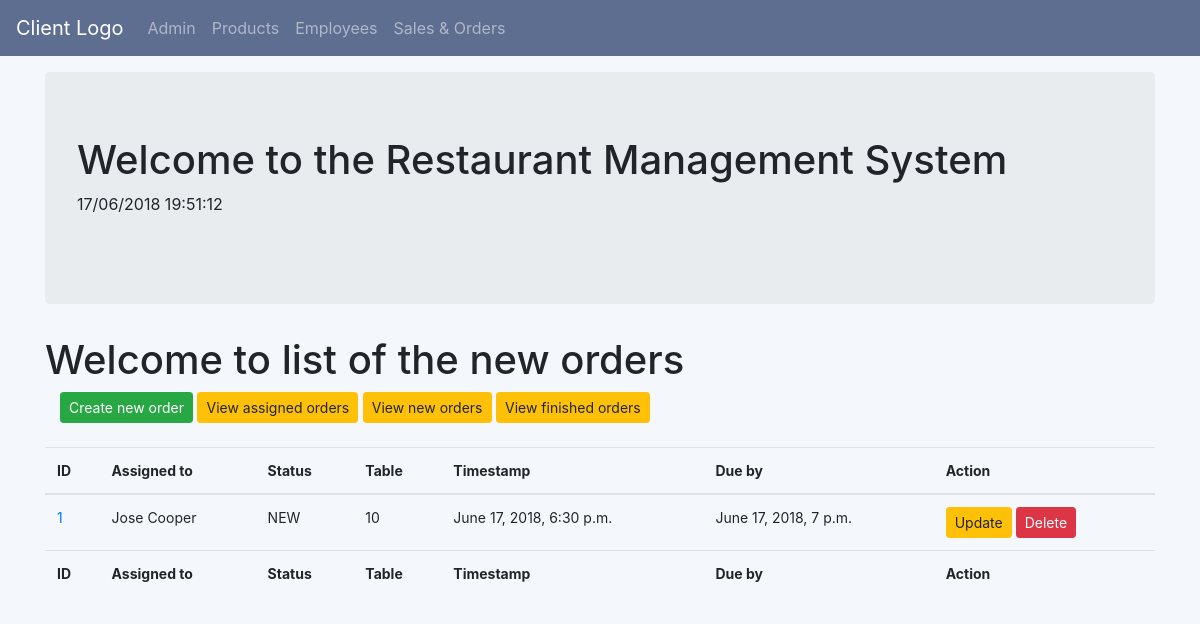
/oms/neworderlist/, run on the app's committed database.
### oms/models.py (models this page shows, shortened)
class Order (models.Model):
    STATUS_CHOICES = (
    ('NEW','NEW'),
    ('ASSIGNED','ASSIGNED'),
    ('FINISHED','FINISHED'),
    ('CLOSED','CLOSED'),
    )
    assigned = models.ForeignKey(Employee,on_delete=models.CASCADE, related_name='assigned', verbose_name='Assigned to')
    status = models.CharField(
        max_length=256,
        choices=STATUS_CHOICES,
        default='NEW',
    )
    total = models.DecimalField(max_digits=5, decimal_places=2)
    product = models.ManyToManyField(Product)
    table = models.PositiveIntegerField(validators=[MaxValueValidator(15),])
    timestamp = models.DateTimeField(default=timezone.now())
    due_date = models.DateTimeField(default=timezone.now()+timedelta(minutes=30))
    @property
    def total(self):
        result = self.product.aggregate(Sum('price'))
        return result['price__sum']

class Employee(models.Model):
    fname = models.CharField(blank=True, max_length=100, verbose_name='First name')
    lname = models.CharField(blank=True, max_length=100, verbose_name='Last name')
    country = CountryField()
    address = models.CharField(blank=True, max_length=100, verbose_name='Postal address')
    telephone = models.IntegerField(null=True, blank=True)
    active = models.BooleanField(default=True, verbose_name='Is active')
    def __str__(self):
        return self.fname +' '+ self.lname

### oms/views.py (the view)
# urls.py: path('neworderlist/',views.NewOrderListView.as_view(),name='new_order_list'),
class NewOrderListView(ListView):
    context_object_name = 'orders'
    model = models.Order
    queryset = Order.objects.order_by('id')
    queryset = Order.objects.filter(status='NEW')
    template_name = 'oms/new_order_list.html'

### oms/templates/oms/new_order_list.html
{% extends "oms/oms_base.html" %}
{% block body_block %}
<h1>Welcome to list of the new orders</h1>
<div class="container">
    <a class = 'btn btn-success btn-sm 'href="{% url 'oms:order_create'%}">Create new order</a>
    <a class = 'btn btn-warning btn-sm 'href="{% url 'oms:assigned_order_list'%}">View assigned orders</a>
    <a class = 'btn btn-warning btn-sm 'href="{% url 'oms:new_order_list'%}">View new orders</a>
    <a class = 'btn btn-warning btn-sm 'href="{% url 'oms:finished_order_list'%}">View finished orders</a>
    <br></br>
</div>
    <table style="font-size:14px;" class="table table-hover" style='width:100%'>
        <thead>
            <tr>
                <th>ID</th>
                <th>Assigned to</th>
                <th>Status</th>
                <th>Table</th>
                <th>Timestamp</th>
                <th>Due by</th>
                <th>Action</th>
            </tr>
        </thead>
        <tbody>
            {% for order in orders %}
            <tr>
                <td> <a href="{{order.id}}">{{order.id}}</a></td>
                <td> {{order.assigned}}
                <td> {{order.status}} </td>
                <td> {{order.table}} </td>
                <td> {{order.timestamp}} </td>
                <td> {{order.due_date}} </td>
                <td>
                    <a class = 'btn btn-warning btn-sm' href="{% url 'oms:order_update' pk=order.pk %}">Update</a>
                    <a class = 'btn btn-danger btn-sm' href="{% url 'oms:order_delete' pk=order.pk %}">Delete</a>
                </td>
            </tr>
            {% endfor %}
        </tbody>
        <tfoot>
            <tr>
                <th>ID</th>
                <th>Assigned to</th>
                <th>Status</th>
                <th>Table</th>
                <th>Timestamp</th>
                <th>Due by</th>
                <th>Action</th>
            </tr>
       </tfoot>
    </table>
{% endblock %}

### data on the page
Order: id "1", assigned "Jose Cooper", status "NEW", table "10", timestamp "June 17, 2018, 6:30 p.m.", due_date "June 17, 2018, 7 p.m."
